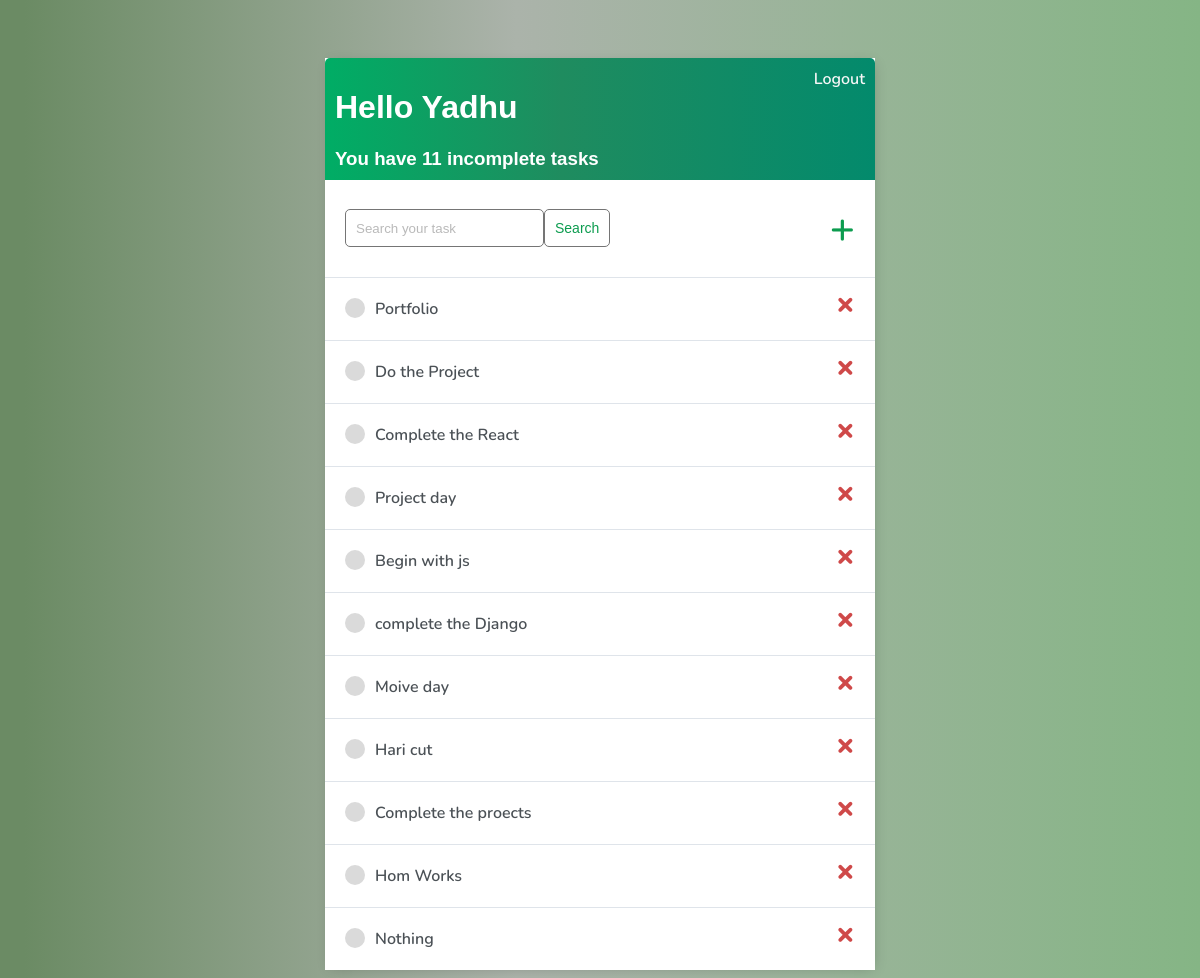
Page /list-task/ (signed in) on the committed database.
### base/models.py (models this page shows)
class User(AbstractUser):
    name = models.CharField(max_length=200, null=True)
    email = models.EmailField(unique=True)
    USERNAME_FIELD = 'username'
    REQUIRED_FIELDS = []

class Task(models.Model):
    user = models.ForeignKey(User, on_delete=models.CASCADE, null=True, blank=True)
    title = models.CharField(max_length=200, null=True)
    description = models.TextField(null=True, blank=True)
    completed = models.BooleanField(default=False)
    created = models.DateTimeField(auto_now_add=True)
    class Meta:
        ordering = ['-created']
    def __str__(self):
        return self.title

### base/views.py (the view)
# urls.py: path('list-task/', views.listTask, name="list-task"),
@login_required(login_url='login') # adding decorators | only users can be access the index.html
def listTask(request):
    tasks = Task.objects.filter(user=request.user)
    q = request.GET.get('q') if request.GET.get('q') != None else ''
    tasks = tasks.filter(
        Q(title__icontains = q)
    )
    count = tasks.filter(
        Q(completed=False)
    ).count()
    context = {'tasks': tasks, 'q':q, 'count':count}
    return render(request, 'base/index.html', context)

### base/templates/base/index.html
{% extends 'main.html' %}
{% load static %}
{% block content %}
<div class="header-bar">
    <div>
        <h1>Hello {{request.user|title}}</h1>
        <h3 style="margin: 0;">You have {{count}} incomplete task{{count|pluralize:"s"}}</h3>
    </div>
    <div>
        {% if request.user.is_authenticated %}
        <a href="{% url 'logout' %}">Logout</a>
        {% else %}
        <a href="{% url 'login' %}">Login</a>
        {% endif %}
    </div>
</div>
<div id="search-add-wrapper">
    <form method="GET" style="display: flex;">
        <input type='text' name='q' placeholder="Search your task" value="{{q}}">
        <input class="button" type="submit" value='Search'>
    </form>
    {% if tasks|length > 0 %}
    <a id="add-link" href="{% url 'create-task' %}">&#x2b;</a>
    {% endif %}
</div>
<div id="tasklist" class="task-items-wrapper">
    {% for task in tasks %}
    <div class="task-wrapper" data-position="{{task.pk}}">
        <div class="task-title">
            {% if task.completed %}
            <div class="task-complete-icon"></div>
            <i><s><a href="{% url 'update-task' task.id %}">{{task}}</a></s></i> {% else %}
            <div class="task-incomplete-icon"></div>
            <a href="{% url 'update-task' task.id %}">{{task}}</a> {% endif %}
        </div>
        <div class="task-controls">
            <a class="delete-link" href="{% url 'delete-task' task.id %}">&#215;</a>
        </div>
    </div>
    {% empty %}
    <div style="text-align: center; padding-bottom: 10px; line-height: 1em;">
        <h3>No new tasks are created.</h3>
        <h3>Create a <a style="text-decoration: none; color: #e53935;" href="{% url 'create-task' %}">New task</a> ! </h3>
    </div>
    {% endfor %}
</div>
{% endblock content %}

### templates/main.html (shortened to what this page needs)
<!DOCTYPE html>
<html lang="en">
<head>
    {% load static %}
    <link rel="stylesheet" type="text/css" href="{% static 'style/index.css' %}">
</head>
<body>
    <div class="container">
        {% block content %}
        {% endblock content %}
    </div>
</body>
</html>

### static/style/index.css (style rules this page uses)
body { background: linear-gradient(90deg, #6b8b64 2%, #abb3aa 43%, #85b585); font-family: 'Nunito', sans-serif; padding-top: 50px; }
h1, h2, h3, h4, h5, h6 { font-family: 'Raleway', sans-serif; }
a, p { color: #4b5156 }
a { font-weight: 600; }
.container { max-width: 550px; margin: auto; background-color: #fff; -webkit-box-shadow: 2px 2px 13px -4px rgba(0, 0, 0, 0.21); box-shadow: 2px 2px 13px -4px rgba(0, 0, 0, 0.21); }
.header-bar { display: flex; justify-content: space-between; color: #fff; padding: 10px; border-radius: 5px 5px 0 0; background: linear-gradient(90deg, #00ad65 0%, #1f8c5f 43%, #038a6c 100%); }
.header-bar a { color: rgba(247, 247, 247); text-decoration: none; }
.task-wrapper { display: flex; align-items: center; justify-content: space-between; background-color: #fff; border-top: 1px solid #dfe4ea; overflow: hidden; }
.task-title { display: flex; padding: 20px; }
.task-title a { text-decoration: none; color: #4b5156; margin-left: 10px; }
.task-incomplete-icon { height: 20px; width: 20px; background-color: rgb(218, 218, 218); border-radius: 50%; }
.delete-link { text-decoration: none; font-weight: 900; color: #cf4949; font-size: 32px; line-height: 0; padding: 20px 0px; }
.task-controls { margin-right: 20px; }
#add-link { color: #0c9c4f; text-decoration: none; font-size: 42px; }
#search-add-wrapper { display: flex; justify-content: space-between; align-items: center; padding: 20px; }
input[type=text], input[type=password], input[type=email], textarea { border: 1px solid #757575; border-radius: 5px; padding: 10px; width: 90%; font-family: 'Raleway', sans-serif; }
::placeholder { font-weight: 300; opacity: 0.5; }
.button { border: 1px solid #757575; background-color: #FFF; color: #0c9c4f; padding: 10px; font-size: 14px; border-radius: 5px; cursor: pointer; text-decoration: none; }

### rows in the picture
User: user "Yadhu"
Task: title "Portfolio"
Task: title "Do the Project"
Task: title "Complete the React"
Task: title "Project day"
Task: title "Begin with js"
Task: title "complete the Django"
Task: title "Moive day"
Task: title "Hari cut"
Task: title "Complete the proects"
Task: title "Hom Works"
Task: title "Nothing"

### other values in the picture
{{ count }} "11"
